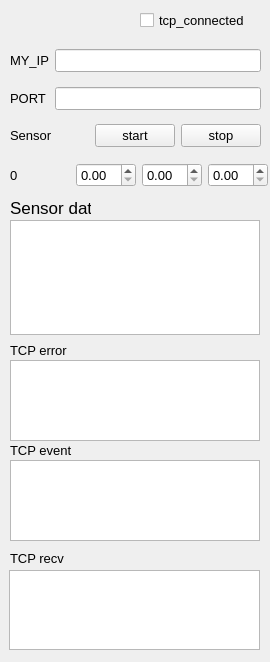
<?xml version="1.0" encoding="UTF-8"?>
<ui version="4.0">
 <class>MainWindow</class>
 <widget class="QMainWindow" name="MainWindow">
  <property name="geometry">
   <rect>
    <x>0</x>
    <y>0</y>
    <width>270</width>
    <height>662</height>
   </rect>
  </property>
  <property name="font">
   <font>
    <family>Arial</family>
    <pointsize>10</pointsize>
   </font>
  </property>
  <property name="windowTitle">
   <string>MainWindow</string>
  </property>
  <widget class="QWidget" name="centralwidget">
   <widget class="QWidget" name="gridLayoutWidget">
    <property name="geometry">
     <rect>
      <x>10</x>
      <y>40</y>
      <width>251</width>
      <height>80</height>
     </rect>
    </property>
    <layout class="QGridLayout" name="gridLayout">
     <item row="1" column="0">
      <widget class="QLabel" name="label_2">
       <property name="text">
        <string>PORT</string>
       </property>
      </widget>
     </item>
     <item row="0" column="0">
      <widget class="QLabel" name="label">
       <property name="text">
        <string>MY_IP</string>
       </property>
      </widget>
     </item>
     <item row="0" column="1">
      <widget class="QLineEdit" name="ip_edit"/>
     </item>
     <item row="1" column="1">
      <widget class="QLineEdit" name="port_edit"/>
     </item>
    </layout>
   </widget>
   <widget class="QCheckBox" name="tcp_connect_btn">
    <property name="geometry">
     <rect>
      <x>140</x>
      <y>10</y>
      <width>120</width>
      <height>20</height>
     </rect>
    </property>
    <property name="text">
     <string>tcp_connected</string>
    </property>
   </widget>
   <widget class="QTextBrowser" name="sensor_data_log">
    <property name="geometry">
     <rect>
      <x>10</x>
      <y>220</y>
      <width>250</width>
      <height>115</height>
     </rect>
    </property>
    <property name="font">
     <font>
      <family>Arial</family>
      <pointsize>8</pointsize>
     </font>
    </property>
   </widget>
   <widget class="QTextBrowser" name="error_log">
    <property name="geometry">
     <rect>
      <x>10</x>
      <y>360</y>
      <width>250</width>
      <height>81</height>
     </rect>
    </property>
    <property name="font">
     <font>
      <pointsize>8</pointsize>
     </font>
    </property>
   </widget>
   <widget class="QWidget" name="gridLayoutWidget_2">
    <property name="geometry">
     <rect>
      <x>10</x>
      <y>120</y>
      <width>251</width>
      <height>32</height>
     </rect>
    </property>
    <layout class="QGridLayout" name="gridLayout_2">
     <item row="0" column="0">
      <widget class="QLabel" name="label_3">
       <property name="text">
        <string>Sensor</string>
       </property>
      </widget>
     </item>
     <item row="0" column="1">
      <widget class="QPushButton" name="sensor_btn_start">
       <property name="text">
        <string>start</string>
       </property>
      </widget>
     </item>
     <item row="0" column="2">
      <widget class="QPushButton" name="sensor_stop_btn">
       <property name="text">
        <string>stop</string>
       </property>
      </widget>
     </item>
    </layout>
   </widget>
   <widget class="QLabel" name="label_4">
    <property name="geometry">
     <rect>
      <x>10</x>
      <y>340</y>
      <width>60</width>
      <height>20</height>
     </rect>
    </property>
    <property name="text">
     <string>TCP error</string>
    </property>
   </widget>
   <widget class="QTextBrowser" name="event_log">
    <property name="geometry">
     <rect>
      <x>10</x>
      <y>460</y>
      <width>250</width>
      <height>81</height>
     </rect>
    </property>
    <property name="font">
     <font>
      <pointsize>8</pointsize>
     </font>
    </property>
   </widget>
   <widget class="QLabel" name="label_5">
    <property name="geometry">
     <rect>
      <x>10</x>
      <y>440</y>
      <width>71</width>
      <height>20</height>
     </rect>
    </property>
    <property name="text">
     <string>TCP event</string>
    </property>
   </widget>
   <widget class="QWidget" name="gridLayoutWidget_3">
    <property name="geometry">
     <rect>
      <x>10</x>
      <y>160</y>
      <width>258</width>
      <height>30</height>
     </rect>
    </property>
    <layout class="QGridLayout" name="gridLayout_3">
     <item row="0" column="2">
      <widget class="QDoubleSpinBox" name="sensor_box2"/>
     </item>
     <item row="0" column="1">
      <widget class="QDoubleSpinBox" name="sensor_box1"/>
     </item>
     <item row="0" column="3">
      <widget class="QDoubleSpinBox" name="sensor_box3"/>
     </item>
     <item row="0" column="0">
      <widget class="QLabel" name="sensor_stand">
       <property name="font">
        <font>
         <family>Arial</family>
         <pointsize>10</pointsize>
        </font>
       </property>
       <property name="text">
        <string>0</string>
       </property>
      </widget>
     </item>
    </layout>
   </widget>
   <widget class="QLabel" name="label_7">
    <property name="geometry">
     <rect>
      <x>10</x>
      <y>200</y>
      <width>81</width>
      <height>16</height>
     </rect>
    </property>
    <property name="font">
     <font>
      <family>Arial</family>
      <pointsize>13</pointsize>
     </font>
    </property>
    <property name="text">
     <string>Sensor data</string>
    </property>
   </widget>
   <widget class="QLabel" name="label_6">
    <property name="geometry">
     <rect>
      <x>10</x>
      <y>550</y>
      <width>60</width>
      <height>16</height>
     </rect>
    </property>
    <property name="text">
     <string>TCP recv</string>
    </property>
   </widget>
   <widget class="QTextBrowser" name="recv_log">
    <property name="geometry">
     <rect>
      <x>9</x>
      <y>570</y>
      <width>251</width>
      <height>80</height>
     </rect>
    </property>
   </widget>
  </widget>
 </widget>
 <resources/>
 <connections/>
</ui>
